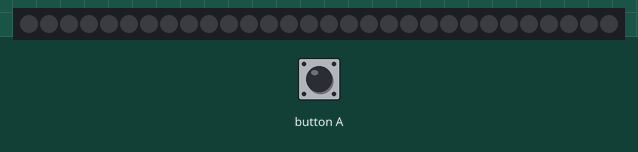
The program below on a simulated BBC micro:bit (MakeCode). Shown: 30 RGB LEDs in strip order, left to right. Inputs (shaded band) come from the test bench. Dim RGB values are drawn brighter than linear.

Above: at 1.2 s.
1.3 s: button A pressed for 0.15 s
At 1.75 s:
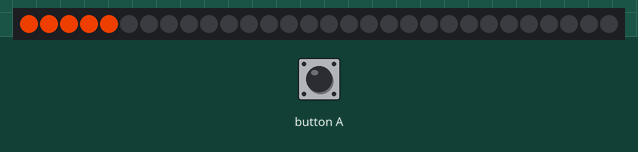
4.3 s: button A pressed for 1 s
At 5.26 s:
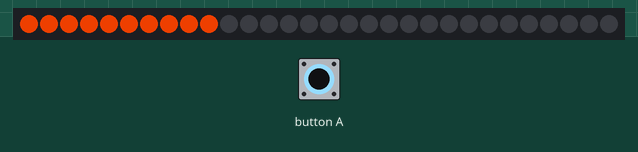
7.3 s: button A pressed for 3.2 s
At 9.29 s:
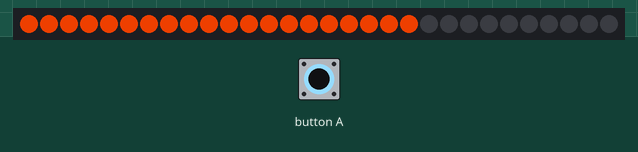

The program:

main.ts
```typescript
let strip = neopixel.create(DigitalPin.P0, 30, NeoPixelMode.RGB)
strip.setBrightness(200)
basic.forever(function () {
    if (input.buttonIsPressed(Button.A)) {
        for (let index = 0; index <= 19; index++) {
            strip.setPixelColor(index, neopixel.rgb(255, 69, 0))
            strip.show()
            basic.pause(100)
        }
    }
    strip.showColor(neopixel.colors(NeoPixelColors.Black))
})
```

test.ts
```typescript
// les tests vont ici ; cela ne sera pas compilé si ce paquet est utilisé en tant qu'extension.
```

Measured:
- after the input at 1.3 s, the LEDs: first change at once (image 1 shows a later state)
- after the input at 4.3 s, the LEDs: first change at once (image 2 shows a later state)
- after the input at 7.3 s, the LEDs: first change at once (image 3 shows a later state)
